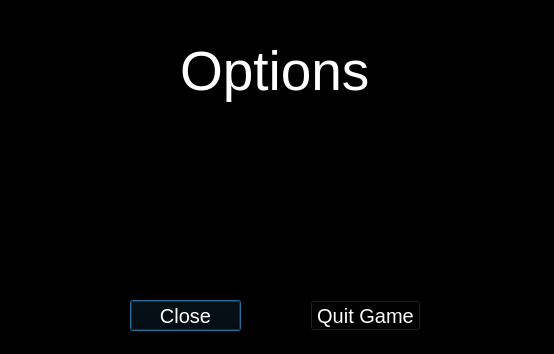
<?xml version="1.0" encoding="UTF-8"?>
<ui version="4.0">
 <class>OptionsWindow</class>
 <widget class="QDialog" name="OptionsWindow">
  <property name="windowModality">
   <enum>Qt::ApplicationModal</enum>
  </property>
  <property name="geometry">
   <rect>
    <x>0</x>
    <y>0</y>
    <width>554</width>
    <height>354</height>
   </rect>
  </property>
  <property name="focusPolicy">
   <enum>Qt::NoFocus</enum>
  </property>
  <property name="windowTitle">
   <string>Dialog</string>
  </property>
  <property name="styleSheet">
   <string notr="true">background-color: rgb(0, 0, 0);</string>
  </property>
  <widget class="QPushButton" name="pushButton">
   <property name="geometry">
    <rect>
     <x>130</x>
     <y>300</y>
     <width>111</width>
     <height>31</height>
    </rect>
   </property>
   <property name="font">
    <font>
     <pointsize>15</pointsize>
    </font>
   </property>
   <property name="styleSheet">
    <string notr="true">color: rgb(255, 255, 255);</string>
   </property>
   <property name="text">
    <string>Close</string>
   </property>
  </widget>
  <widget class="QPushButton" name="pushButton_2">
   <property name="geometry">
    <rect>
     <x>310</x>
     <y>300</y>
     <width>111</width>
     <height>31</height>
    </rect>
   </property>
   <property name="font">
    <font>
     <pointsize>15</pointsize>
    </font>
   </property>
   <property name="styleSheet">
    <string notr="true">color: rgb(255, 255, 255);</string>
   </property>
   <property name="text">
    <string>Quit Game</string>
   </property>
  </widget>
  <widget class="QLabel" name="label">
   <property name="geometry">
    <rect>
     <x>180</x>
     <y>20</y>
     <width>191</width>
     <height>101</height>
    </rect>
   </property>
   <property name="font">
    <font>
     <pointsize>41</pointsize>
    </font>
   </property>
   <property name="styleSheet">
    <string notr="true">color: rgb(255, 255, 255);</string>
   </property>
   <property name="text">
    <string>Options</string>
   </property>
  </widget>
 </widget>
 <resources/>
 <connections/>
</ui>
